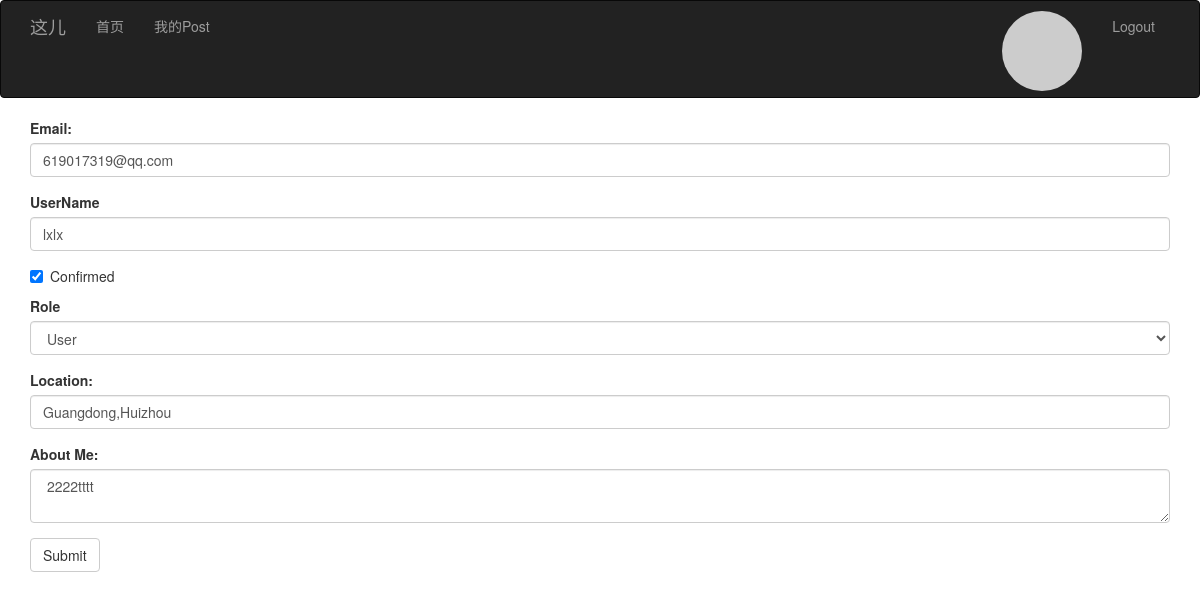
The page /edit_profile/2 (signed in) on the database as committed earlier.
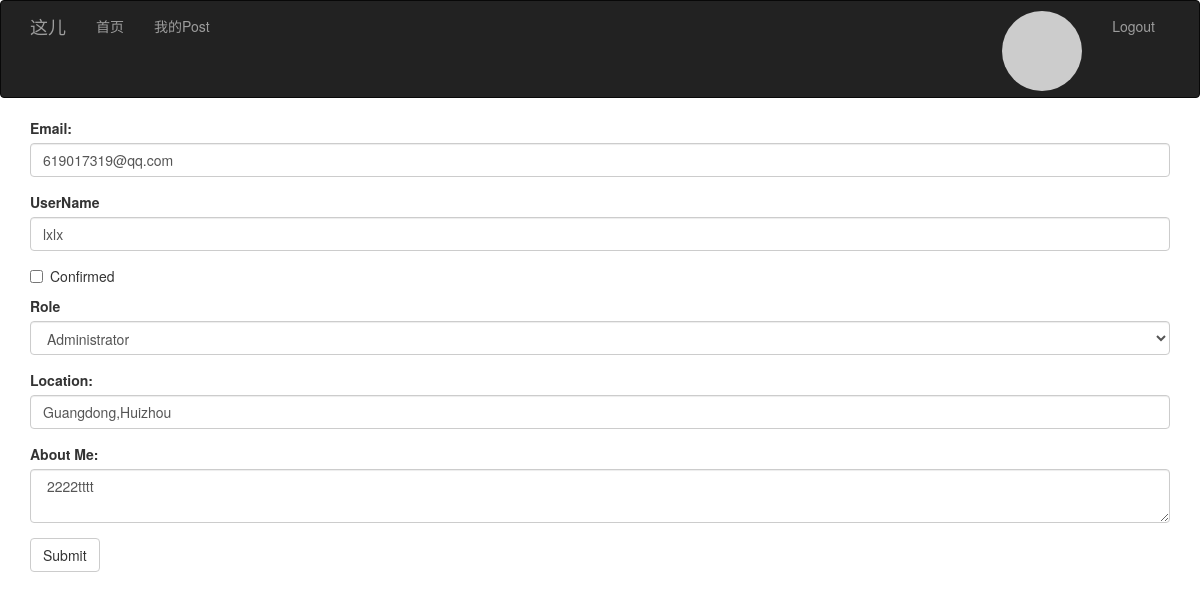
The same page on the database as committed later.
### app/models.py (models this page shows, shortened)
class User(UserMixin, db.Model):
    __tablename__ = 'users'
    id = db.Column(db.Integer, primary_key=True)
    email = db.Column(db.String(64), unique=True, index=True)
    username = db.Column(db.String(64), unique=True, index=True)
    password_hash = db.Column(db.String(128))
    confirmed = db.Column(db.Boolean, default=False)
    role_id = db.Column(db.Integer, db.ForeignKey('roles.id'))
    posts = db.relationship('Post', backref='author', lazy='dynamic')
    location = db.Column(db.String(64))
    about_me = db.Column(db.Text())
    member_since = db.Column(db.DateTime(), default=datetime.utcnow)
    last_seen = db.Column(db.DateTime(), default=datetime.utcnow)
    avatar = db.Column(db.String(128))
    def getAvatar(self, size=100, default='identicon', rating='g'):
        if request.is_secure:
            url = "https://secure.gravatar.com/avatar"
        else:
            url = 'http://www.gravatar.com/avatar'
        hash = self.avatar or self.cemail
        return '{url}/{hash}?s={size}&d={default}&r={rating}'.format(
            url=url, hash=hash, default=default, rating=rating, size=size)
    def can(self, permissions):
        return self.role is not None and \
               (self.role.permissions & permissions) == permissions
    @property
    def cemail(self):
        return self.email
    @property
    def password(self):
        raise AttributeError('password is not readable attribute')

### app/main/views.py (the view, shortened to what this page needs)
@main.route('/edit_profile/<int:id>', methods=['GET', 'POST'])
@login_required
@admin_required
def edit_profile_admin(id):
    user = User.query.get_or_404(id)
    form = EditProfileAdminForm(user=user)
    edit_success = False
    form.username.data = user.username
    form.location.data = user.location
    form.about_me.data = user.about_me
    form.role.data = user.role_id
    form.email.data = user.cemail
    form.confirmed.data = user.confirmed
    return render_template('user/edit_profile.html', form=form, edit_success=edit_success, user=user)

### app/main/forms.py (shortened to what this page needs)
class EditProfileAdminForm(FlaskForm):
    email = StringField('Email:', validators=[DataRequired(), Length(1, 64), Email()])
    username = StringField('UserName', validators=[DataRequired(), Length(1, 64),
                                                   Regexp('^[A-Za-z\u4e00-\u9fa5][A-Za-z0-9_.\u4e00-\u9fa5]*$', 0,
                                                          'UserName must have only letters,numbers,dots or underscores')
                                                   ])
    confirmed = BooleanField('Confirmed')
    role = SelectField('Role', coerce=int)
    location = StringField('Location:', validators=[Length(0, 64)])
    about_me = TextAreaField('About Me:')
    submit = SubmitField('Submit')
    def __init__(self, user, *args, **kwargs):
        super(EditProfileAdminForm, self).__init__(*args, **kwargs)
        self.role.choices = [(role.id, role.name)
                             for role in Role.query.order_by(Role.name).all()]
        self.user = user

### app/main/__init__.py (called while the page is built)
@main.app_context_processor
def inject_permissions():
    return dict(Permission=Permission)

### app/models.py (called while the page is built)
@login_manager.user_loader
def load_user(user_id):
    return User.query.get(int(user_id))

### app/templates/user/edit_profile.html (shortened to what this page needs)
{% extends "bootstrap_base.html" %}
{% import "bootstrap/wtf.html" as wtf %}
{% import "message.html" as message %}
{% block content %}
<div class="container">
    {{ wtf.quick_form(form)}}
</div>
{% endblock %}

Rows that differ between the two databases and show on the page:
changed User "619017319@qq.com": confirmed "☑" → "☐"; role "User" → "Administrator"
